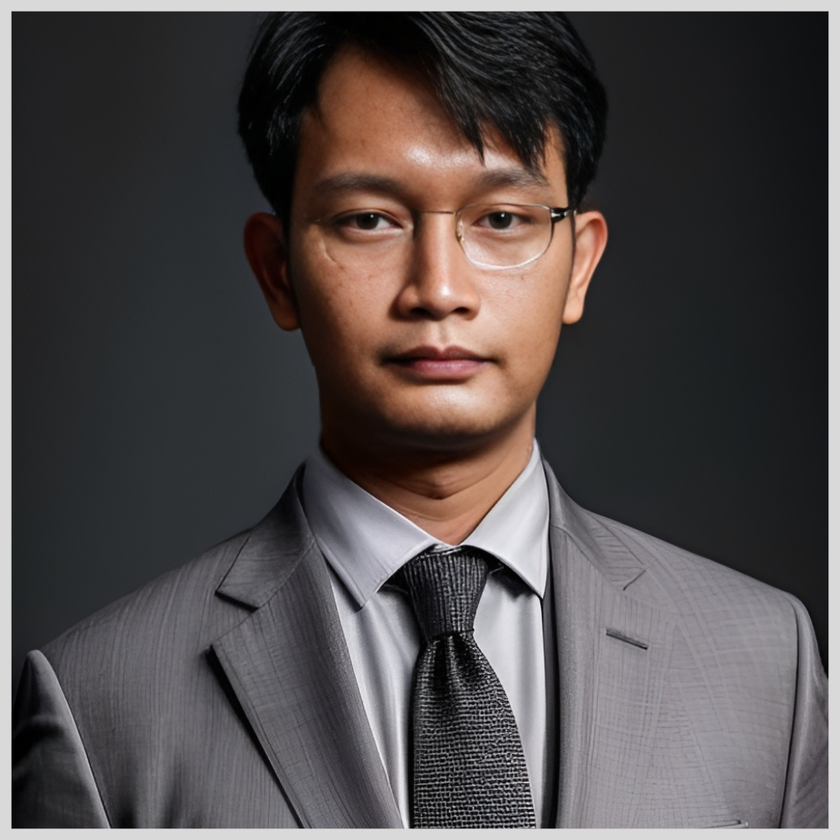
#> input picture image.png, 840 x 840 px, shrunk from 1080 x 1080 before the run
$ python penampilCitra.py
#> lines starting #> are read from the running program, lines starting #| are printed output that depends on the picture
# pip install numpy
import numpy as np
import imageio as img
import matplotlib.pyplot as plt

# Membaca gambar dari file
image = img.imread("image.png")
#> image is the input picture: shape (840, 840, 3); mean R, G, B 81.8, 75.6, 75.5

# Memisahkan channel RGB
red = image[:, :, 0]
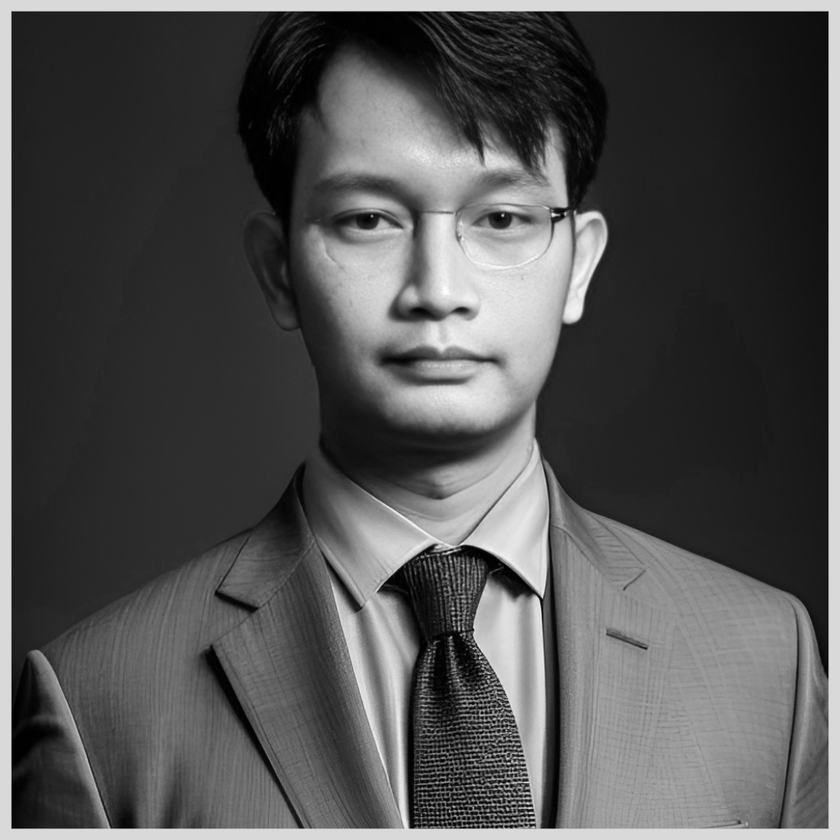
#> red: shape (840, 840); min 0, max 255, mean 81.8
green = image[:, :, 1]
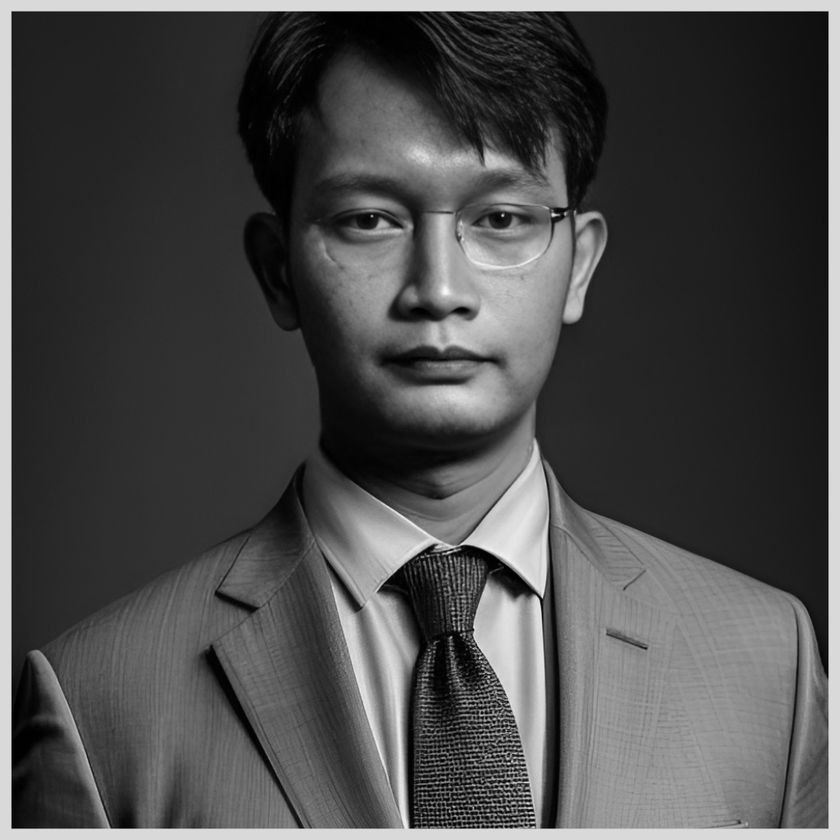
#> green: shape (840, 840); min 0, max 247, mean 75.6
blue = image[:, :, 2]
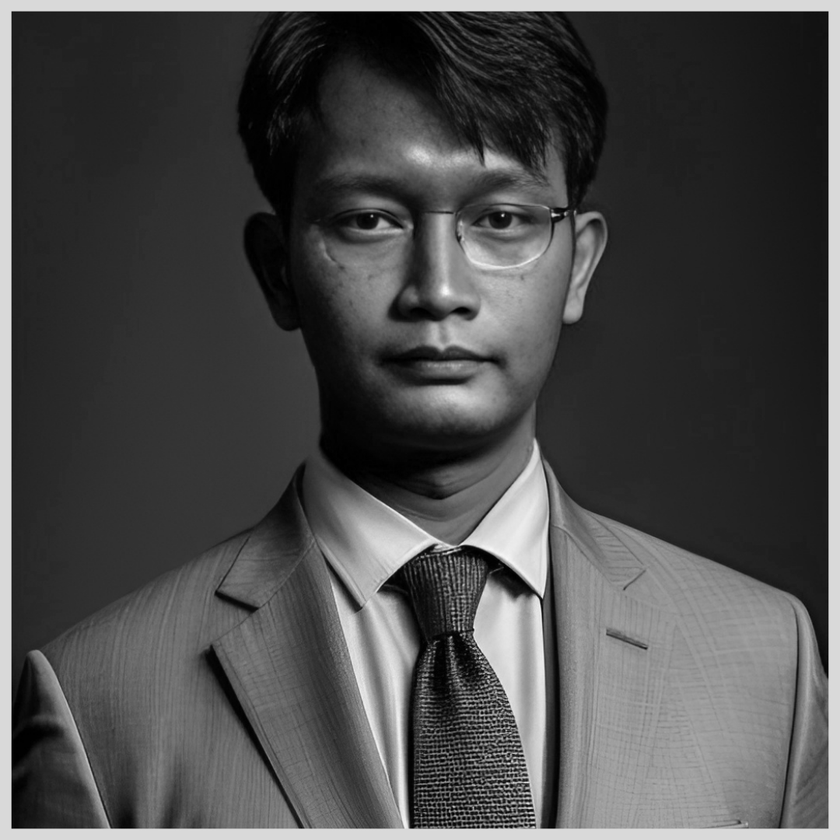
#> blue: shape (840, 840); min 0, max 251, mean 75.5

# Membuat citra dengan channel merah
imgRed = np.zeros_like(image)
imgRed[:, :, 0] = red
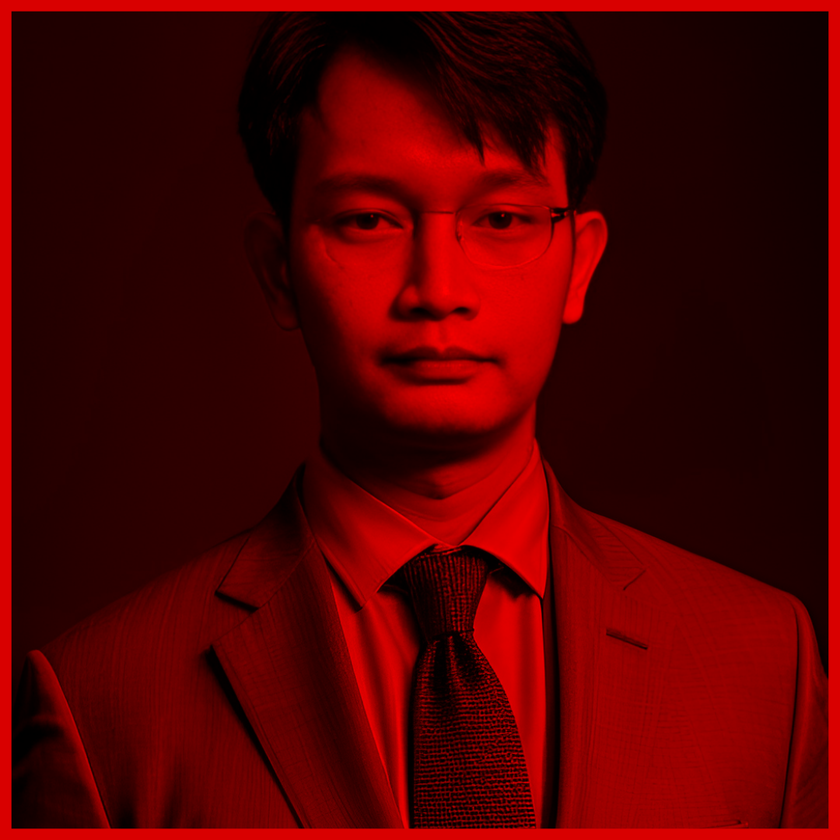
#> imgRed: shape (840, 840, 3); mean of channels 0, 1, 2 81.8, 0, 0; drawn as R, G, B

# Membuat citra dengan channel hijau
imgGreen = np.zeros_like(image)
imgGreen[:, :, 1] = green
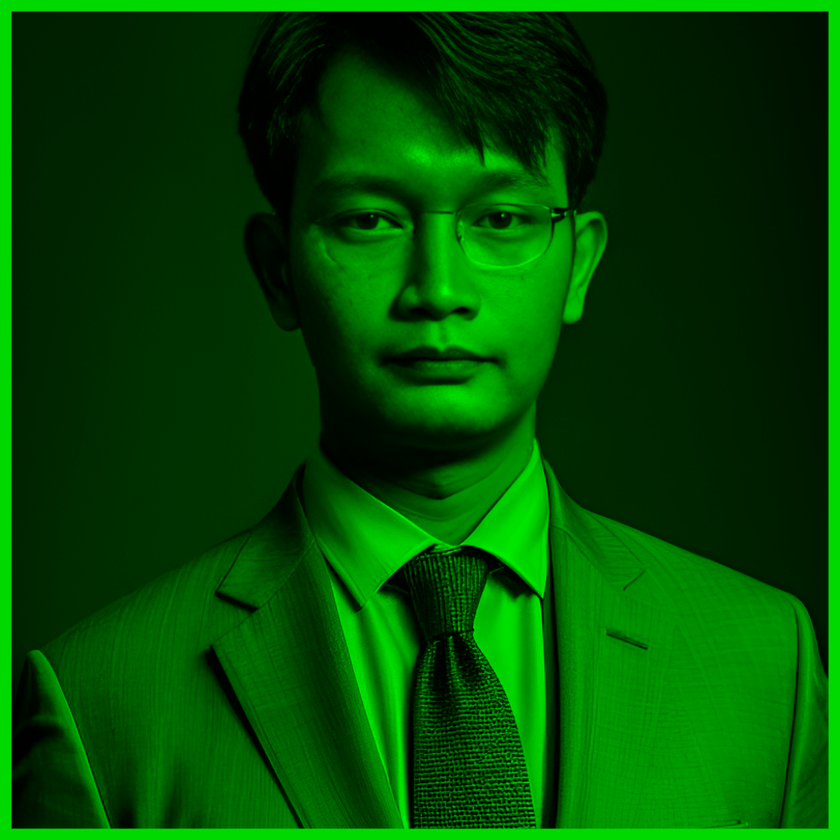
#> imgGreen: shape (840, 840, 3); mean of channels 0, 1, 2 0, 75.6, 0; drawn as R, G, B

# Membuat citra dengan channel biru
imgBlue = np.zeros_like(image)
imgBlue[:, :, 2] = blue
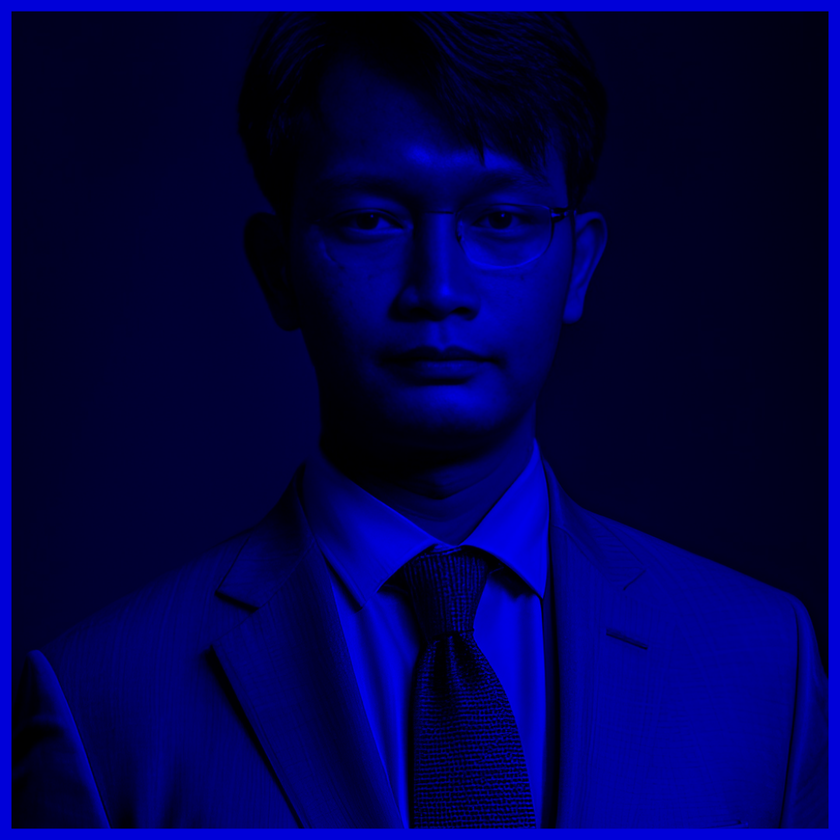
#> imgBlue: shape (840, 840, 3); mean of channels 0, 1, 2 0, 0, 75.5; drawn as R, G, B

# Menampilkan gambar asli dan channel yang terpisah
plt.figure(figsize=(10, 10))

plt.subplot(4, 1, 1)
plt.imshow(image)
plt.title("Original Image")

plt.subplot(4, 1, 2)
plt.imshow(imgRed)
plt.title("Red Channel")

plt.subplot(4, 1, 3)
plt.imshow(imgGreen)
plt.title("Green Channel")

plt.subplot(4, 1, 4)
plt.imshow(imgBlue)
plt.title("Blue Channel")

plt.show()
